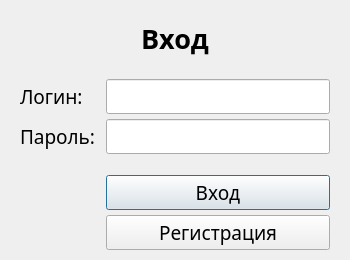
<?xml version="1.0" encoding="UTF-8"?>
<ui version="4.0">
 <class>signInWindow</class>
 <widget class="QWidget" name="signInWindow">
  <property name="geometry">
   <rect>
    <x>0</x>
    <y>0</y>
    <width>350</width>
    <height>260</height>
   </rect>
  </property>
  <property name="sizePolicy">
   <sizepolicy hsizetype="Fixed" vsizetype="Fixed">
    <horstretch>0</horstretch>
    <verstretch>0</verstretch>
   </sizepolicy>
  </property>
  <property name="minimumSize">
   <size>
    <width>350</width>
    <height>260</height>
   </size>
  </property>
  <property name="maximumSize">
   <size>
    <width>350</width>
    <height>260</height>
   </size>
  </property>
  <property name="font">
   <font>
    <family>Century Gothic</family>
    <pointsize>14</pointsize>
   </font>
  </property>
  <property name="windowTitle">
   <string>Вход в профиль</string>
  </property>
  <property name="styleSheet">
   <string notr="true"/>
  </property>
  <layout class="QFormLayout" name="mainLayout">
   <property name="sizeConstraint">
    <enum>QLayout::SetDefaultConstraint</enum>
   </property>
   <property name="horizontalSpacing">
    <number>10</number>
   </property>
   <property name="verticalSpacing">
    <number>5</number>
   </property>
   <property name="leftMargin">
    <number>20</number>
   </property>
   <property name="topMargin">
    <number>20</number>
   </property>
   <property name="rightMargin">
    <number>20</number>
   </property>
   <property name="bottomMargin">
    <number>10</number>
   </property>
   <item row="0" column="0" colspan="2">
    <widget class="QLabel" name="mainLabel">
     <property name="font">
      <font>
       <family>Century Gothic</family>
       <pointsize>20</pointsize>
       <weight>75</weight>
       <italic>false</italic>
       <bold>true</bold>
      </font>
     </property>
     <property name="text">
      <string>Вход</string>
     </property>
     <property name="alignment">
      <set>Qt::AlignCenter</set>
     </property>
    </widget>
   </item>
   <item row="1" column="1">
    <spacer name="verticalSpacer">
     <property name="orientation">
      <enum>Qt::Vertical</enum>
     </property>
     <property name="sizeType">
      <enum>QSizePolicy::MinimumExpanding</enum>
     </property>
     <property name="sizeHint" stdset="0">
      <size>
       <width>20</width>
       <height>5</height>
      </size>
     </property>
    </spacer>
   </item>
   <item row="2" column="0">
    <widget class="QLabel" name="loginLabel">
     <property name="text">
      <string>Логин:</string>
     </property>
    </widget>
   </item>
   <item row="2" column="1">
    <widget class="QLineEdit" name="loginLineEdit">
     <property name="sizePolicy">
      <sizepolicy hsizetype="Expanding" vsizetype="Preferred">
       <horstretch>0</horstretch>
       <verstretch>0</verstretch>
      </sizepolicy>
     </property>
     <property name="maxLength">
      <number>50</number>
     </property>
    </widget>
   </item>
   <item row="3" column="0">
    <widget class="QLabel" name="passwordLabel">
     <property name="text">
      <string>Пароль:</string>
     </property>
    </widget>
   </item>
   <item row="3" column="1">
    <widget class="QLineEdit" name="passwordLineEdit">
     <property name="sizePolicy">
      <sizepolicy hsizetype="Expanding" vsizetype="Preferred">
       <horstretch>0</horstretch>
       <verstretch>0</verstretch>
      </sizepolicy>
     </property>
     <property name="maxLength">
      <number>50</number>
     </property>
     <property name="echoMode">
      <enum>QLineEdit::Password</enum>
     </property>
    </widget>
   </item>
   <item row="5" column="1">
    <widget class="QPushButton" name="signInButton">
     <property name="text">
      <string>Вход</string>
     </property>
     <property name="autoDefault">
      <bool>false</bool>
     </property>
     <property name="default">
      <bool>true</bool>
     </property>
    </widget>
   </item>
   <item row="6" column="1">
    <widget class="QPushButton" name="signUpButton">
     <property name="text">
      <string>Регистрация</string>
     </property>
     <property name="default">
      <bool>false</bool>
     </property>
    </widget>
   </item>
   <item row="4" column="1">
    <spacer name="verticalSpacer_2">
     <property name="orientation">
      <enum>Qt::Vertical</enum>
     </property>
     <property name="sizeType">
      <enum>QSizePolicy::Expanding</enum>
     </property>
     <property name="sizeHint" stdset="0">
      <size>
       <width>20</width>
       <height>5</height>
      </size>
     </property>
    </spacer>
   </item>
  </layout>
 </widget>
 <resources/>
 <connections/>
</ui>
